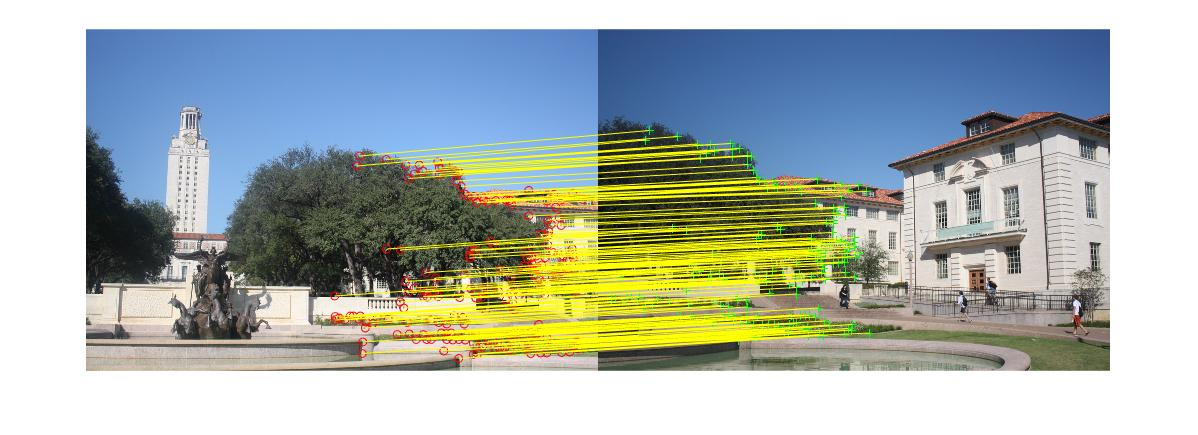
%> input picture Project-4/output/1.jpg, 1198 x 435 px
$ octave multiple.m   (GNU Octave 9; MATLAB toolbox functions it lacks are replaced by stand-ins)
%> lines starting %> are read from the running program, lines starting %| are printed output that depends on the picture
### Project-4/code/find_ordered_homography.m
function image_order = find_ordered_homography(im, sift_r, harris_r, harris_thresh,harris_sigma, num_putative_matches, ransac_n)

    n_img = length(im);
    num_inliers = zeros(n_img, n_img);
    H = cell(n_img, n_img);
    residual = zeros(n_img, n_img);
    for i = 1:n_img
        for j = i+1:n_img
            [~ , H{i,j}, num_inliers(i,j), residual(i,j)] = ...
                stitch_pair(im{i}, im{j}, sift_r, harris_r, harris_thresh, ...
                harris_sigma, num_putative_matches, ransac_n);

            H{j,i} = H{i,j};
            num_inliers(j,i) = num_inliers(i,j);
            residual(j,i) = residual(i,j);
        end
    end

    link = cell(1, n_img);

    [~, sort_index] = sort(num_inliers(:), 'descend');
    inlier_thresh = num_inliers(sort_index(n_img*2-2));

    count_links = zeros(1, 2);
    for i = 1:n_img
        link{i} = find(num_inliers(i,:) >= inlier_thresh);
        num_links = length(link{i});
        assert(0 < num_links && num_links <= 2);
        count_links(num_links) = count_links(num_links) + 1;
    end
    assert(count_links(1) == 2);

    selected = zeros(1, n_img);
    image_order = zeros(1, n_img);
    for i = 1:n_img
        num_links = length(find(num_inliers(i,:) >= inlier_thresh));
        if num_links == 1
            selected(i) = 1;
            image_order(1) = i;
            break;
        end
    end

    for i = 1:n_img-1
        prev = image_order(i);
        for j = link{prev}
            if selected(j) == 0
                image_order(i+1) = j;
                break;
            end
        end
    end
end

### Project-4/code/stitch_images.m
% Given a set of images with overlapping regions,
% automatically compute a panorama image.

function [result_img, H, num_inliers, residual] = stitch_images(im, sift_r, harris_r, harris_thresh, harris_sigma, num_putative_matches, ransac_n)

    image_order =  find_ordered_homography(im, sift_r, harris_r, harris_thresh,harris_sigma, num_putative_matches, ransac_n);
    disp(image_order);
    n_im = length(im);
    num_inliers = zeros(n_im, n_im);
    H = cell(n_im, n_im);
    residual = zeros(n_im, n_im);

    result_img = im{image_order(1)};
    for image_ind = 2:length(image_order)
        prev_ind = image_order(image_ind-1);
        ind = image_order(image_ind);

        [result_img, H{prev_ind, ind}, num_inliers(prev_ind, ind), residual(prev_ind, ind)] ...
            = stitch_pair(im{ind}, result_img, sift_r, harris_r, harris_thresh, ...
                          harris_sigma, num_putative_matches, ransac_n);
        figure
        imshow(result_img);

        H{ind, prev_ind} = H{prev_ind, ind};
        num_inliers(ind, prev_ind) = num_inliers(prev_ind, ind);
        residual(ind, prev_ind) = residual(prev_ind, ind);
    end
end

### Project-4/code/multiple.m
images = cell(1, 3);
image1 = '1.jpg';
image2 = '2.jpg';
image3 = '3.jpg';
dataDir = fullfile('..','data','ledge');
im1 = imread(fullfile(dataDir, image1));
%> im1 is the input picture: size 435x1198x3 uint8; mean R, G, B 170.8, 180.2, 174.1
im2 = imread(fullfile(dataDir, image2));
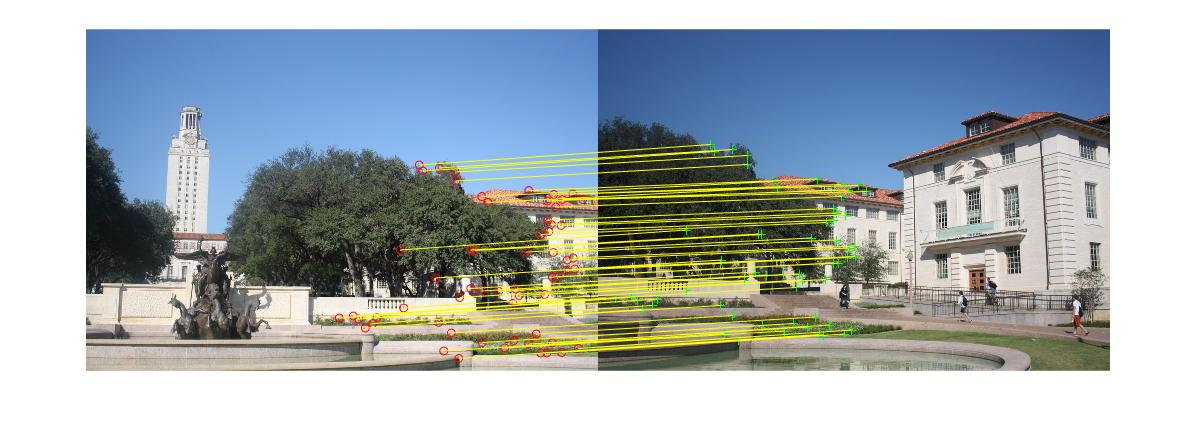
%> input picture Project-4/output/2.jpg, 1198 x 435 px
%> im2 is the input picture: size 435x1198x3 uint8; mean R, G, B 165.1, 174.6, 178.5
images{1} = imread(fullfile(dataDir, image1));
images{2} = imread(fullfile(dataDir, image2));
images{3} = imread(fullfile(dataDir, image3));
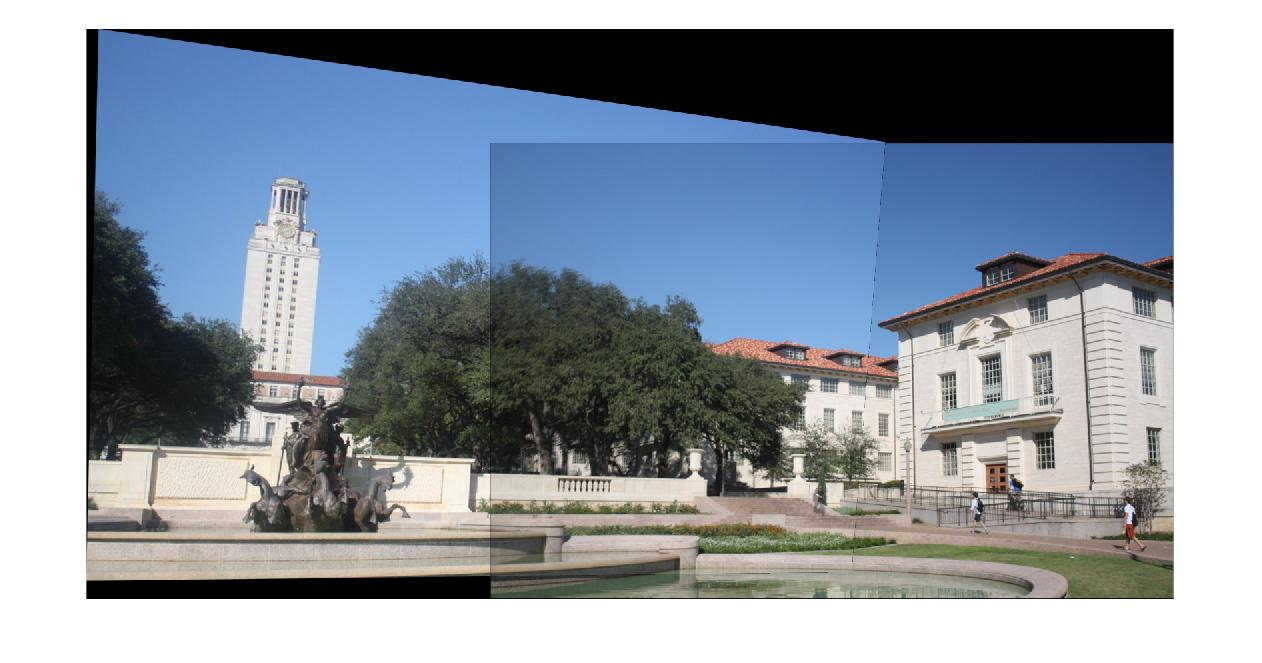
%> input picture Project-4/output/3.jpg, 1262 x 663 px

[result, H, num_inliers, residual] = stitch_images(images, 5, 5, 0.03, 1, 200, 4000);
%> in find_ordered_homography, `n_img = length(im);`: n_img = 3
%> in find_ordered_homography, `H = cell(n_img, n_img);`: H = {[], [], [], [], [], [], [], [], []}
%> the loop in find_ordered_homography, `for i = 1:n_img` made 1 pass
%> the run ends on the next line
